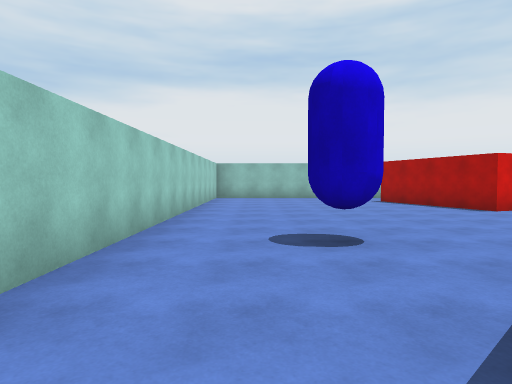
view 1 (above)

24 first-person views from a walk through a scene from a Unity 3-D project. The camera is 1.4 m above the floor, tilts 2° down and sees 75° across. The floor is counted in squares, 2 m on a side. Each view is taken from the middle of a square. On the plan, view 1 faces up. The plan holds only what a view shows up to about 10 squares ahead; the rest is blank. The player is left out. Surface patterns are stand-ins for the level's own textures.

view 2
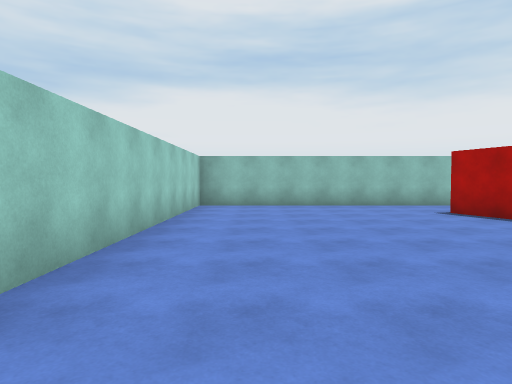

view 3
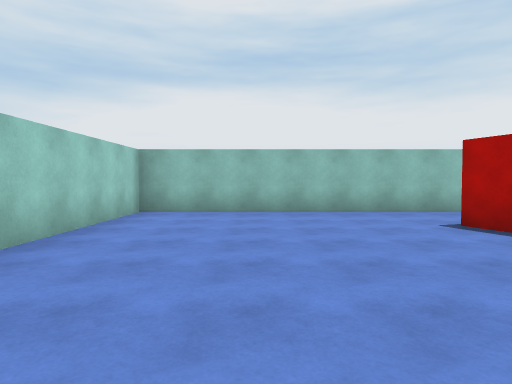

view 4
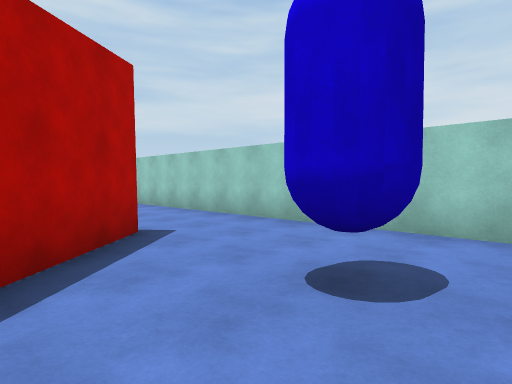

view 5
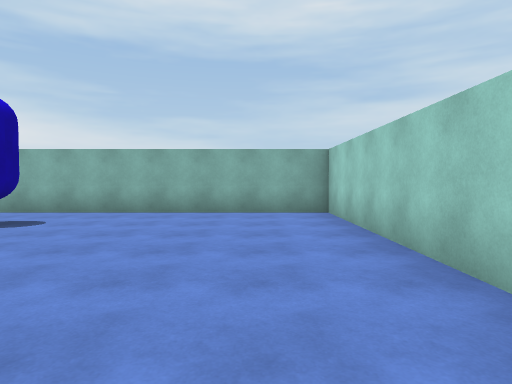

view 6
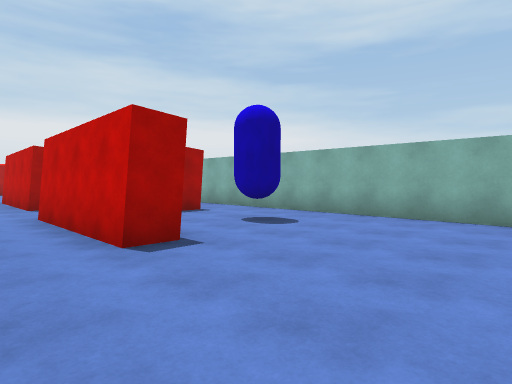

view 7
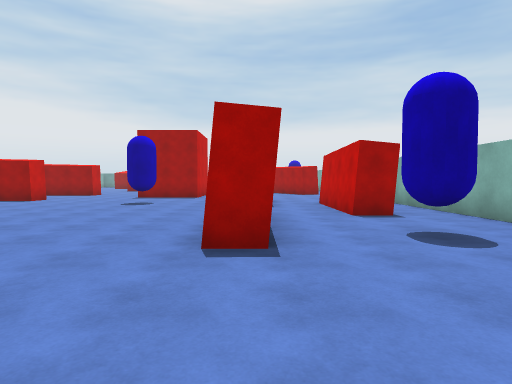

view 8
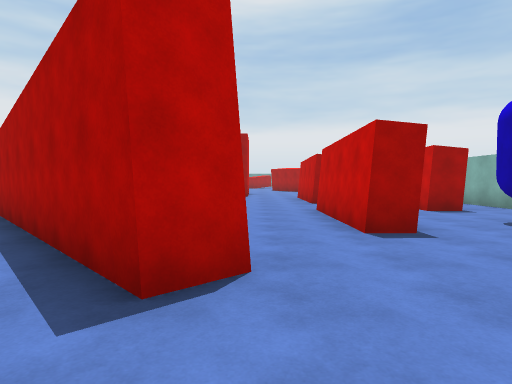

view 9
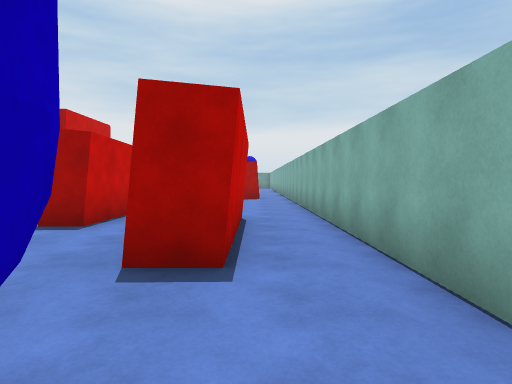

view 10
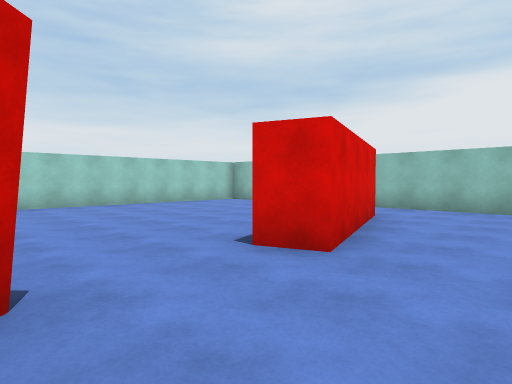

view 11
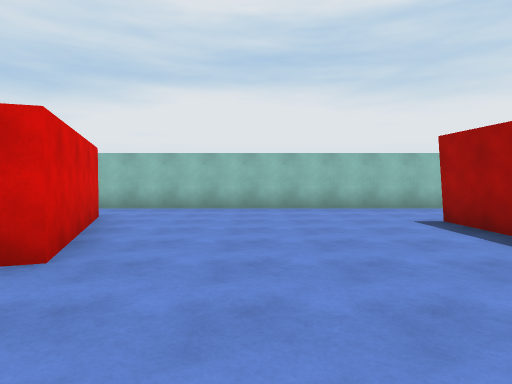

view 12
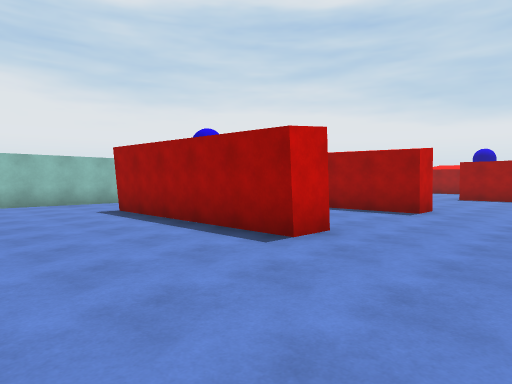

view 13
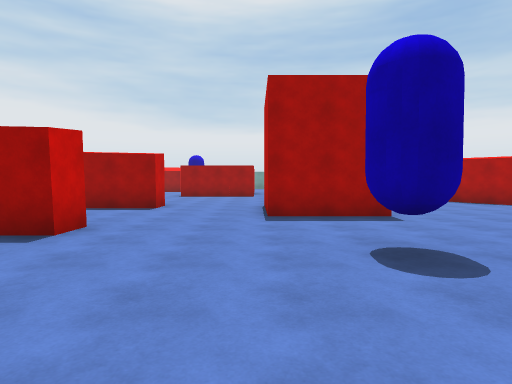

view 14
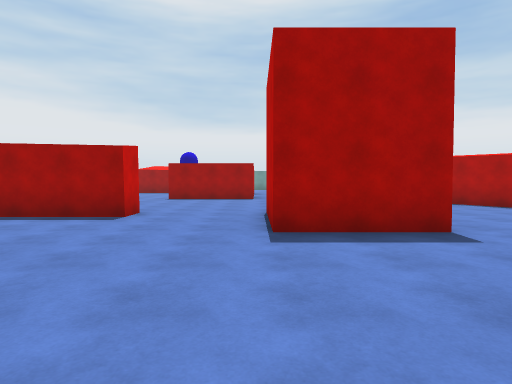

view 15
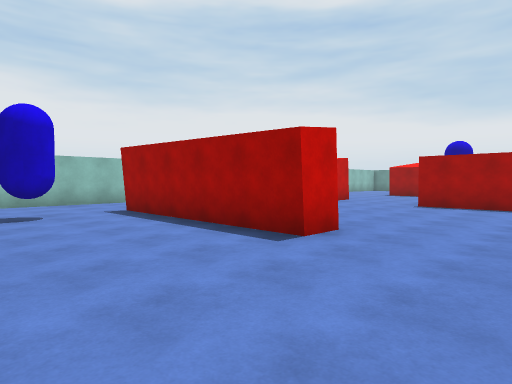

view 16
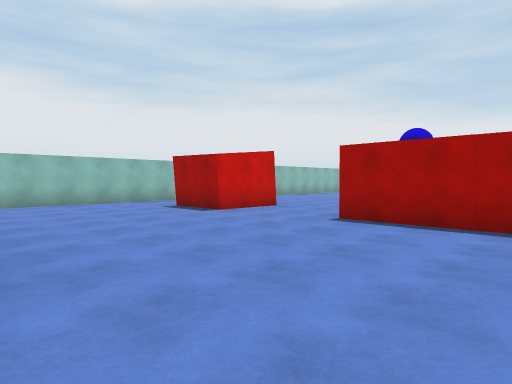

view 17
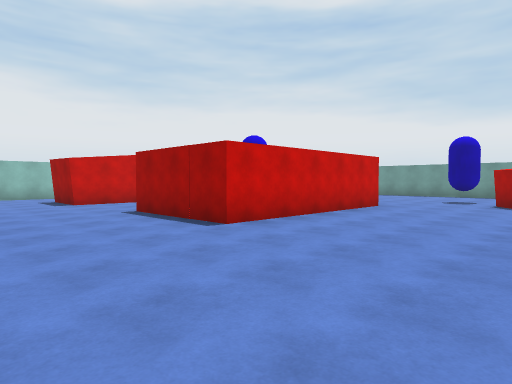

view 18
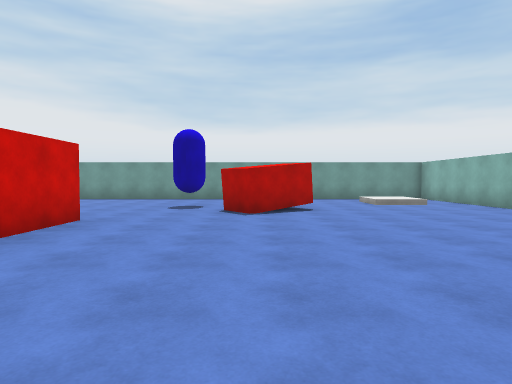

view 19
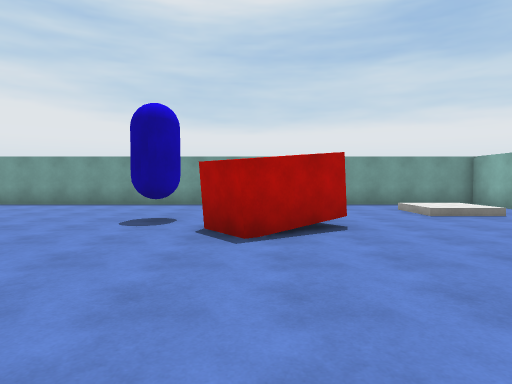

view 20
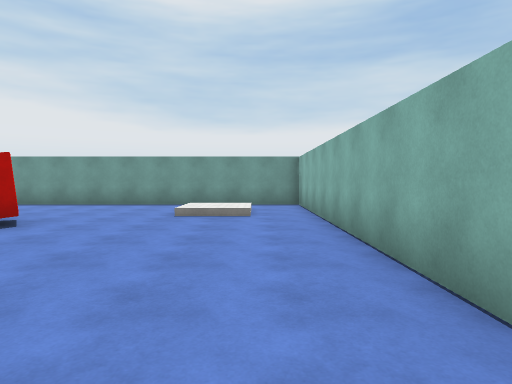

view 21
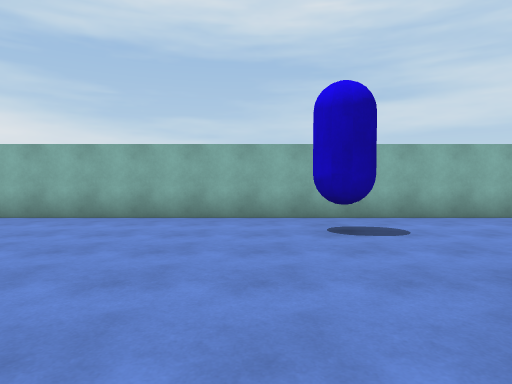

view 22
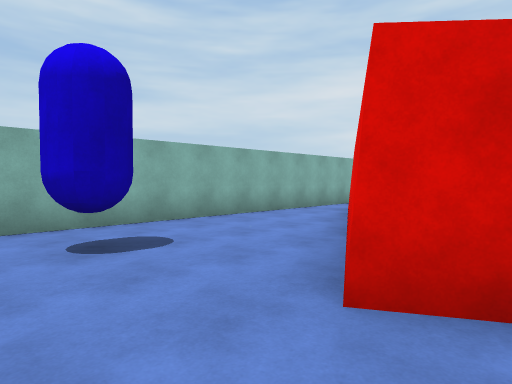

view 23
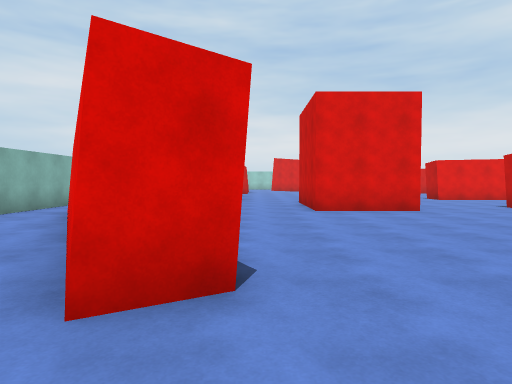

view 24
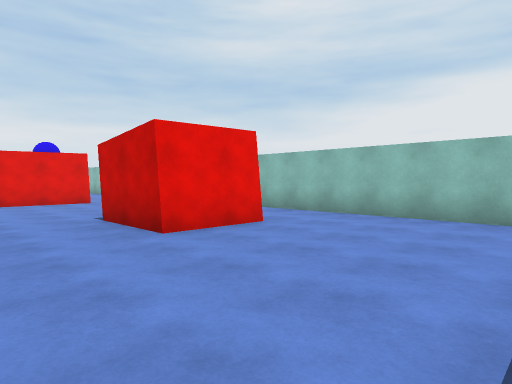

### Floor plan
Ten units are one square. View 1 is at (0, 0); x grows to the right and y downward. Boxes are objects, and circles mark ways between rooms. Rooms are numbered by the first view taken in them; rooms with no view inside come last. Other rooms are left out.
<svg viewBox="-21 -138 362 205">
<path fill="none" stroke="#000" d="M34 22 34 15M16 0 10 -7M-16 4 -16 62 104 62M102 48 67 48 67 40M62 -78 54 -75 41 -113M56 -133 -16 -133 -16 4M10 -7 56 -51M164 -29 164 -4 141 -4M163 -56 153 -56 153 -106M218 10 223 19 169 50M269 -31 214 -31 214 -62M161 -104 161 -84M135 -2 135 -28 160 -28M230 -112 230 -92 210 -92 210 -111M120 -55 112 -55 112 -108M163 42 188 28M291 14 279 -2 288 -8M262 -133 56 -133M107 24 91 24 91 17 125 17M104 62 336 62 336 -74M67 40 100 40M49 -115 62 -78M34 15 70 15M216 24 224 19"/>
<rect x="35" y="35" width="10" height="10" fill="#bbb"><title>blue capsule</title></rect>
<rect x="5" y="-45" width="10" height="10" fill="#bbb"><title>blue capsule</title></rect>
<rect x="95" y="-25" width="10" height="20" fill="#bbb"><title>blue capsule</title></rect>
<rect x="125" y="-105" width="10" height="10" fill="#bbb"><title>blue capsule</title></rect>
<rect x="225" y="45" width="10" height="10" fill="#bbb"><title>blue capsule</title></rect>
<rect x="245" y="-65" width="10" height="10" fill="#bbb"><title>blue capsule</title></rect>
<rect x="295" y="-25" width="10" height="10" fill="#bbb"><title>blue capsule</title></rect>
<circle cx="-5" cy="-5" r="3" fill="#2a7"/>
<circle cx="110" cy="55" r="3" fill="#2a7"/>
<circle cx="47" cy="13" r="3" fill="#2a7"/>
<circle cx="50" cy="-125" r="3" fill="#2a7"/>
<circle cx="60" cy="-65" r="3" fill="#2a7"/>
<text x="30" y="40">1</text>
<text x="20" y="-80">2</text>
<text x="200" y="-40">3</text>
</svg>
Room 1 opens to room 2. Room 1 opens to room 3. Room 2 opens to room 3.

Where each view was taken, in squares from view 1:
view 1: 0 up, 0 right, facing up
view 2: 4 up, 0 right, facing up
view 3: 6 up, 1 right, facing up
view 4: 5 up, 3 right, facing down-left
view 5: 1 up, 0 right, facing down
view 6: 0 up, 0 right, facing down-right
view 7: 2 down, 0 right, facing right
view 8: 0 up, 1 left, facing right
view 9: 5 down, 4 right, facing right
view 10: 5 up, 8 right, facing up-left
view 11: 5 up, 8 right, facing up
view 12: 3 up, 8 right, facing up-right
view 13: 3 up, 7 right, facing right
view 14: 3 up, 9 right, facing right
view 15: 3 up, 12 right, facing up-right
view 16: 3 up, 16 right, facing up-right
view 17: 1 down, 18 right, facing up-right
view 18: 0 up, 21 right, facing right
view 19: 0 up, 24 right, facing right
view 20: 5 down, 24 right, facing right
view 21: 0 up, 24 right, facing down
view 22: 1 down, 24 right, facing down-left
view 23: 1 down, 24 right, facing left
view 24: 7 up, 27 right, facing up-left
